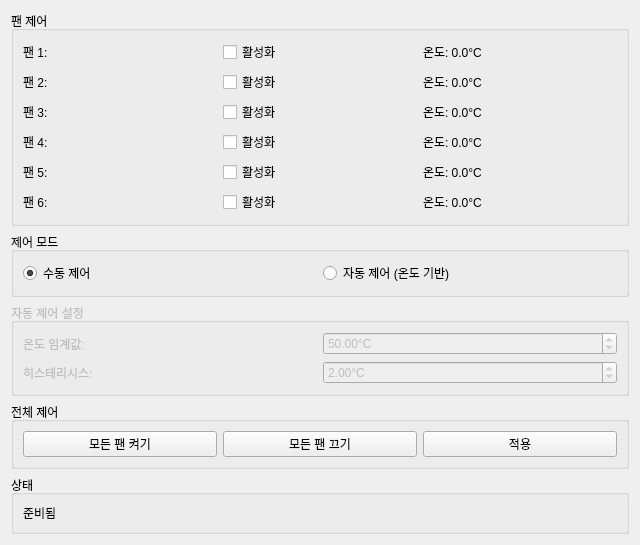
<?xml version="1.0" encoding="UTF-8"?>
<ui version="4.0">
 <class>Form</class>
 <widget class="QWidget" name="Form">
  <property name="geometry">
   <rect>
    <x>0</x>
    <y>0</y>
    <width>640</width>
    <height>480</height>
   </rect>
  </property>
  <property name="windowTitle">
   <string>웨어러블 로봇 팬 제어</string>
  </property>
  <layout class="QVBoxLayout" name="verticalLayout">
   <item>
    <widget class="QGroupBox" name="groupBox">
     <property name="title">
      <string>팬 제어</string>
     </property>
     <layout class="QGridLayout" name="gridLayout">
      <item row="0" column="0">
       <widget class="QLabel" name="label">
        <property name="text">
         <string>팬 1:</string>
        </property>
       </widget>
      </item>
      <item row="0" column="1">
       <widget class="QCheckBox" name="fan1_checkbox">
        <property name="text">
         <string>활성화</string>
        </property>
       </widget>
      </item>
      <item row="0" column="2">
       <widget class="QLabel" name="fan1_temp_label">
        <property name="text">
         <string>온도: 0.0°C</string>
        </property>
       </widget>
      </item>
      <item row="1" column="0">
       <widget class="QLabel" name="label_3">
        <property name="text">
         <string>팬 2:</string>
        </property>
       </widget>
      </item>
      <item row="1" column="1">
       <widget class="QCheckBox" name="fan2_checkbox">
        <property name="text">
         <string>활성화</string>
        </property>
       </widget>
      </item>
      <item row="1" column="2">
       <widget class="QLabel" name="fan2_temp_label">
        <property name="text">
         <string>온도: 0.0°C</string>
        </property>
       </widget>
      </item>
      <item row="2" column="0">
       <widget class="QLabel" name="label_5">
        <property name="text">
         <string>팬 3:</string>
        </property>
       </widget>
      </item>
      <item row="2" column="1">
       <widget class="QCheckBox" name="fan3_checkbox">
        <property name="text">
         <string>활성화</string>
        </property>
       </widget>
      </item>
      <item row="2" column="2">
       <widget class="QLabel" name="fan3_temp_label">
        <property name="text">
         <string>온도: 0.0°C</string>
        </property>
       </widget>
      </item>
      <item row="3" column="0">
       <widget class="QLabel" name="label_7">
        <property name="text">
         <string>팬 4:</string>
        </property>
       </widget>
      </item>
      <item row="3" column="1">
       <widget class="QCheckBox" name="fan4_checkbox">
        <property name="text">
         <string>활성화</string>
        </property>
       </widget>
      </item>
      <item row="3" column="2">
       <widget class="QLabel" name="fan4_temp_label">
        <property name="text">
         <string>온도: 0.0°C</string>
        </property>
       </widget>
      </item>
      <item row="4" column="0">
       <widget class="QLabel" name="label_9">
        <property name="text">
         <string>팬 5:</string>
        </property>
       </widget>
      </item>
      <item row="4" column="1">
       <widget class="QCheckBox" name="fan5_checkbox">
        <property name="text">
         <string>활성화</string>
        </property>
       </widget>
      </item>
      <item row="4" column="2">
       <widget class="QLabel" name="fan5_temp_label">
        <property name="text">
         <string>온도: 0.0°C</string>
        </property>
       </widget>
      </item>
      <item row="5" column="0">
       <widget class="QLabel" name="label_11">
        <property name="text">
         <string>팬 6:</string>
        </property>
       </widget>
      </item>
      <item row="5" column="1">
       <widget class="QCheckBox" name="fan6_checkbox">
        <property name="text">
         <string>활성화</string>
        </property>
       </widget>
      </item>
      <item row="5" column="2">
       <widget class="QLabel" name="fan6_temp_label">
        <property name="text">
         <string>온도: 0.0°C</string>
        </property>
       </widget>
      </item>
     </layout>
    </widget>
   </item>
   <item>
    <widget class="QGroupBox" name="groupBox_2">
     <property name="title">
      <string>제어 모드</string>
     </property>
     <layout class="QHBoxLayout" name="horizontalLayout">
      <item>
       <widget class="QRadioButton" name="manual_mode_radio">
        <property name="text">
         <string>수동 제어</string>
        </property>
        <property name="checked">
         <bool>true</bool>
        </property>
       </widget>
      </item>
      <item>
       <widget class="QRadioButton" name="auto_mode_radio">
        <property name="text">
         <string>자동 제어 (온도 기반)</string>
        </property>
       </widget>
      </item>
     </layout>
    </widget>
   </item>
   <item>
    <widget class="QGroupBox" name="auto_settings_group">
     <property name="enabled">
      <bool>false</bool>
     </property>
     <property name="title">
      <string>자동 제어 설정</string>
     </property>
     <layout class="QGridLayout" name="gridLayout_2">
      <item row="0" column="0">
       <widget class="QLabel" name="label_13">
        <property name="text">
         <string>온도 임계값:</string>
        </property>
       </widget>
      </item>
      <item row="0" column="1">
       <widget class="QDoubleSpinBox" name="temp_threshold_spin">
        <property name="suffix">
         <string>°C</string>
        </property>
        <property name="minimum">
         <double>20.000000000000000</double>
        </property>
        <property name="maximum">
         <double>80.000000000000000</double>
        </property>
        <property name="value">
         <double>50.000000000000000</double>
        </property>
       </widget>
      </item>
      <item row="1" column="0">
       <widget class="QLabel" name="label_14">
        <property name="text">
         <string>히스테리시스:</string>
        </property>
       </widget>
      </item>
      <item row="1" column="1">
       <widget class="QDoubleSpinBox" name="hysteresis_spin">
        <property name="suffix">
         <string>°C</string>
        </property>
        <property name="minimum">
         <double>0.500000000000000</double>
        </property>
        <property name="maximum">
         <double>10.000000000000000</double>
        </property>
        <property name="singleStep">
         <double>0.500000000000000</double>
        </property>
        <property name="value">
         <double>2.000000000000000</double>
        </property>
       </widget>
      </item>
     </layout>
    </widget>
   </item>
   <item>
    <widget class="QGroupBox" name="groupBox_4">
     <property name="title">
      <string>전체 제어</string>
     </property>
     <layout class="QHBoxLayout" name="horizontalLayout_2">
      <item>
       <widget class="QPushButton" name="all_on_button">
        <property name="text">
         <string>모든 팬 켜기</string>
        </property>
       </widget>
      </item>
      <item>
       <widget class="QPushButton" name="all_off_button">
        <property name="text">
         <string>모든 팬 끄기</string>
        </property>
       </widget>
      </item>
      <item>
       <widget class="QPushButton" name="apply_button">
        <property name="text">
         <string>적용</string>
        </property>
       </widget>
      </item>
     </layout>
    </widget>
   </item>
   <item>
    <widget class="QGroupBox" name="groupBox_5">
     <property name="title">
      <string>상태</string>
     </property>
     <layout class="QHBoxLayout" name="horizontalLayout_3">
      <item>
       <widget class="QLabel" name="status_label">
        <property name="text">
         <string>준비됨</string>
        </property>
       </widget>
      </item>
     </layout>
    </widget>
   </item>
  </layout>
 </widget>
 <resources/>
 <connections/>
</ui>
